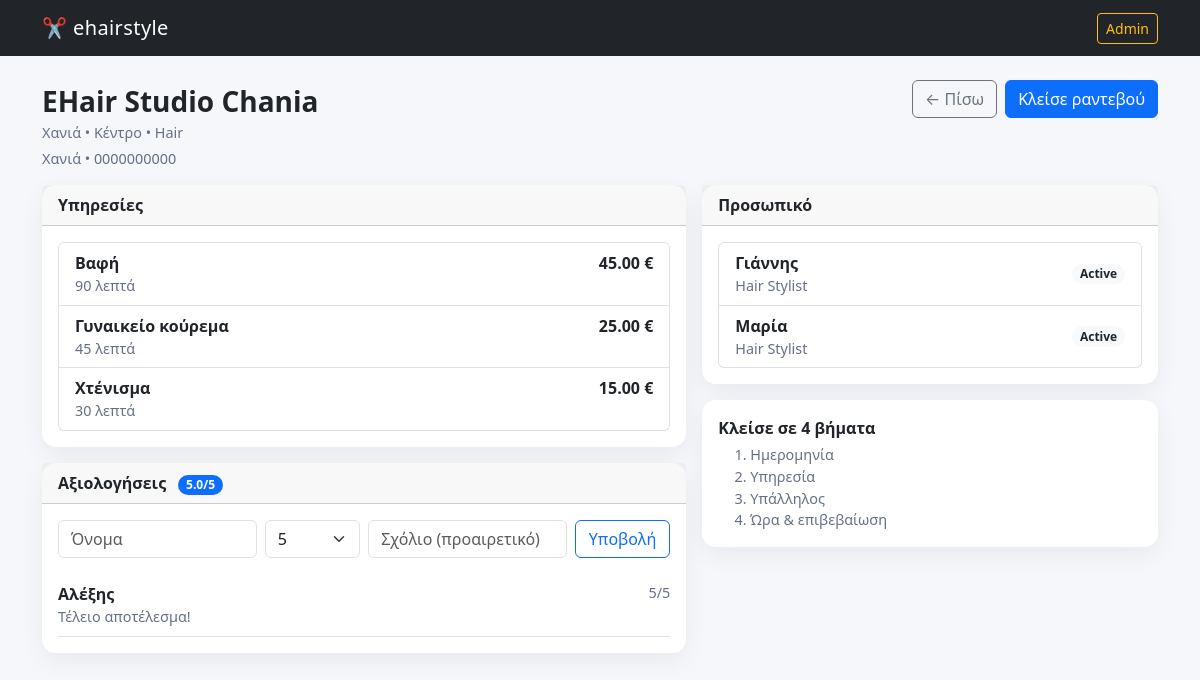
/shops/1, run on the app's committed database.
### app.py (models this page shows)
class Shop(db.Model):
    id = db.Column(db.Integer, primary_key=True)
    name = db.Column(db.String(140), nullable=False)
    city = db.Column(db.String(80), nullable=False, default="Χανιά")
    area = db.Column(db.String(80), nullable=False, default="")
    category = db.Column(db.String(80), nullable=False, default="Hair")
    address = db.Column(db.String(200), nullable=True)
    phone = db.Column(db.String(50), nullable=True)
    description = db.Column(db.String(800), nullable=True)
    is_open = db.Column(db.Boolean, nullable=False, default=True)

class Service(db.Model):
    id = db.Column(db.Integer, primary_key=True)
    shop_id = db.Column(db.Integer, db.ForeignKey("shop.id"), nullable=False)
    name = db.Column(db.String(160), nullable=False)
    duration_min = db.Column(db.Integer, nullable=False, default=30)
    price_cents = db.Column(db.Integer, nullable=False, default=0)
    is_active = db.Column(db.Boolean, nullable=False, default=True)

class Review(db.Model):
    id = db.Column(db.Integer, primary_key=True)
    shop_id = db.Column(db.Integer, db.ForeignKey("shop.id"), nullable=False)
    customer_name = db.Column(db.String(120), nullable=False)
    rating = db.Column(db.Integer, nullable=False, default=5)
    comment = db.Column(db.String(300), nullable=True)
    created_at = db.Column(db.DateTime, nullable=False, default=datetime.utcnow)

class Staff(db.Model):
    id = db.Column(db.Integer, primary_key=True)
    shop_id = db.Column(db.Integer, db.ForeignKey("shop.id"), nullable=False)
    name = db.Column(db.String(120), nullable=False)
    title = db.Column(db.String(80), nullable=True)
    is_active = db.Column(db.Boolean, nullable=False, default=True)

### app.py (the view)
@app.route("/shops/<int:sid>", methods=["GET"])
def shop_detail(sid: int):
    shop = Shop.query.get_or_404(sid)
    services = Service.query.filter_by(shop_id=sid, is_active=True).order_by(Service.name.asc()).all()
    staff = Staff.query.filter_by(shop_id=sid, is_active=True).order_by(Staff.name.asc()).all()
    reviews = Review.query.filter_by(shop_id=sid).order_by(Review.created_at.desc()).limit(30).all()
    avg = round(sum(r.rating for r in reviews)/len(reviews), 1) if reviews else None
    return render_template("shop.html", app_name=APP_NAME, shop=shop, services=services, staff=staff, reviews=reviews, avg=avg, cents_to_eur=cents_to_eur)

### app.py (called while the page is built)
def cents_to_eur(cents: int) -> str:
    return f"{cents/100:.2f}"

### templates/shop.html
{% extends "base.html" %}
{% block content %}
<div class="d-flex justify-content-between align-items-start mb-3">
  <div>
    <div class="fs-3 fw-bold">{{ shop.name }}</div>
    <div class="small-muted">{{ shop.city }}{% if shop.area %} • {{ shop.area }}{% endif %} • {{ shop.category }}</div>
    <div class="small-muted mt-1">{{ shop.address or "" }}{% if shop.phone %} • {{ shop.phone }}{% endif %}</div>
  </div>
  <div class="d-flex gap-2">
    <a class="btn btn-outline-secondary" href="{{ url_for('home') }}">← Πίσω</a>
    <a class="btn btn-primary" href="{{ url_for('book_start', sid=shop.id) }}">Κλείσε ραντεβού</a>
  </div>
</div>
<div class="row g-3">
  <div class="col-md-7">
    <div class="card">
      <div class="card-header fw-bold">Υπηρεσίες</div>
      <div class="card-body">
        {% if services %}
          <div class="list-group">
            {% for sv in services %}
              <div class="list-group-item">
                <div class="d-flex justify-content-between">
                  <div>
                    <div class="fw-bold">{{ sv.name }}</div>
                    <div class="small-muted">{{ sv.duration_min }} λεπτά</div>
                  </div>
                  <div class="fw-bold">{{ cents_to_eur(sv.price_cents) }} €</div>
                </div>
              </div>
            {% endfor %}
          </div>
        {% else %}
          <div class="text-muted">Δεν υπάρχουν υπηρεσίες.</div>
        {% endif %}
      </div>
    </div>
    <div class="card mt-3">
      <div class="card-header fw-bold">Αξιολογήσεις {% if avg %}<span class="badge text-bg-primary ms-2">{{ avg }}/5</span>{% endif %}</div>
      <div class="card-body">
        <form method="post" action="{{ url_for('add_review', sid=shop.id) }}" class="row g-2 mb-3">
          <div class="col-md-4"><input class="form-control" name="name" placeholder="Όνομα"></div>
          <div class="col-md-2">
            <select class="form-select" name="rating">
              {% for r in [5,4,3,2,1] %}
                <option value="{{ r }}">{{ r }}</option>
              {% endfor %}
            </select>
          </div>
          <div class="col-md-4"><input class="form-control" name="comment" placeholder="Σχόλιο (προαιρετικό)"></div>
          <div class="col-md-2 d-grid"><button class="btn btn-outline-primary">Υποβολή</button></div>
        </form>
        {% for r in reviews %}
          <div class="border-bottom py-2">
            <div class="d-flex justify-content-between">
              <div class="fw-bold">{{ r.customer_name }}</div>
              <div class="small-muted">{{ r.rating }}/5</div>
            </div>
            <div class="small-muted">{{ r.comment or "Χωρίς σχόλιο" }}</div>
          </div>
        {% endfor %}
      </div>
    </div>
  </div>
  <div class="col-md-5">
    <div class="card">
      <div class="card-header fw-bold">Προσωπικό</div>
      <div class="card-body">
        {% if staff %}
          <ul class="list-group">
            {% for st in staff %}
              <li class="list-group-item d-flex justify-content-between align-items-center">
                <div>
                  <div class="fw-bold">{{ st.name }}</div>
                  <div class="small-muted">{{ st.title or "" }}</div>
                </div>
                <span class="badge text-bg-light text-dark">Active</span>
              </li>
            {% endfor %}
          </ul>
        {% else %}
          <div class="text-muted">Δεν υπάρχει προσωπικό.</div>
        {% endif %}
      </div>
    </div>
    <div class="card mt-3">
      <div class="card-body">
        <div class="fw-bold mb-1">Κλείσε σε 4 βήματα</div>
        <ol class="small-muted mb-0">
          <li>Ημερομηνία</li>
          <li>Υπηρεσία</li>
          <li>Υπάλληλος</li>
          <li>Ώρα & επιβεβαίωση</li>
        </ol>
      </div>
    </div>
  </div>
</div>
{% endblock %}

### static/style.css (style rules this page uses)
:root { --card-radius: 14px; }
body { background: #f6f7fb; }
.card { border: 0; border-radius: var(--card-radius); box-shadow: 0 8px 24px rgba(16,24,40,.06); }
.badge { border-radius: 999px; }
a { text-decoration: none; }
.small-muted { color: #667085; font-size: .9rem; }

### data on the page
Shop: name "EHair Studio Chania", city "Χανιά", area "Κέντρο", category "Hair", address "Χανιά", phone "0000000000"
Service: name "Βαφή", duration_min "90", price_cents "45.00"
Service: name "Γυναικείο κούρεμα", duration_min "45", price_cents "25.00"
Service: name "Χτένισμα", duration_min "30", price_cents "15.00"
Review: customer_name "Αλέξης", rating "5", comment "Τέλειο αποτέλεσμα!"
Staff: name "Γιάννης", title "Hair Stylist"
Staff: name "Μαρία", title "Hair Stylist"

### other printed values
{{ app_name }} "ehairstyle"
{{ avg }} "5.0"
form field rating "5"
